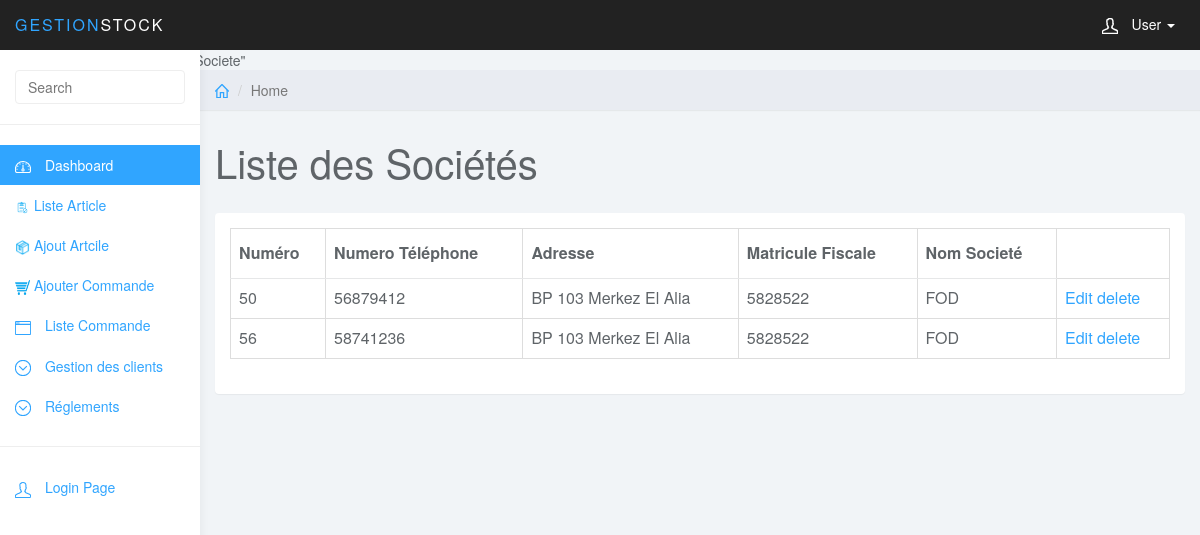
The page /index.controller.php?action=listeSociete&controller=client on the database its author committed.
### tables this page shows
CREATE TABLE `client` (
  `id` int(11) NOT NULL,
  `num_tel` varchar(8) NOT NULL,
  `adr_client` varchar(50) NOT NULL,
  `type_id` char(1) NOT NULL,
  `mat_fiscale` varchar(10) NOT NULL,
  `mat_client` varchar(8) NOT NULL,
  `nom_client` varchar(20) NOT NULL,
  `prenom_client` varchar(20) NOT NULL
);

### models/client.class.php (called while the page is built, shortened)
<?php
class Client
{
	public function getAll($cnx)
	{
		$query = 'SELECT * FROM client';
		$tab=$cnx->query($query)->fetchAll(PDO::FETCH_OBJ);
		return $tab;
	}
}
?>

### views/client/clientSociete_liste.php (the view, shortened to what this page needs)
<?php include('include/header.php') ?>
	<div class="col-sm-9 col-sm-offset-3 col-lg-10 col-lg-offset-2 main">
		<div class="row">
			<ol class="breadcrumb">
				<li><a href="index.php"><svg class="glyph stroked home"><use xlink:href="#stroked-home"></use></svg></a></li>
				<li class="active">Home</li>
			</ol>
		</div>
		<div class="row">
			<div class="col-lg-12">
				<h1 class="page-header">Liste des Sociétés</h1>
			</div>
		</div>
		<div class="row">
			<div class="col-lg-12">
				<div class="panel panel-default">
					<div class="panel-body">
						<table class="table table-bordered"    data-sort-name="name" data-sort-order="desc">
						    <thead>
								 <tr>
								   <th>Numéro</th>
								   <th>Numero Téléphone</th>
								   <th>Adresse</th>
								   <th>Matricule Fiscale</th>
								   <th>Nom Societé</th>
								 </tr>
							</thead>
							<?php foreach ($res as $client) {
							if($client->type_id=="1"){  ?>
							<tr>
							<td><?php echo $client->id; ?></td>
							<td><?php echo $client->num_tel; ?></td>
							<td><?php echo $client->adr_client; ?></td>
							<td><?php echo $client->mat_fiscale; ?></td>
							<td><?php echo $client->nom_client; ?></td>
							<td>
							<a href="index.controller.php?controller=client&action=showEdit&id=<?php echo $client->id; ?>">Edit</a>
							<a href="index.controller.php?controller=client&action=suppSociete&id=<?php echo $client->id; ?>"> delete</a>
							</td>
							</tr>
								<?php }}?>
						</table>
					</div>
				</div>
			</div>
		</div>
	</div>

### css/styles.css (style rules this page uses)
body { background: #f1f4f7; padding-top: 50px; color: #5f6468; }
a, a:hover, a:focus { color: #30a5ff; }
h1, h2, h3, h4, h5, h6 { color: #5f6468; }
h1 { font-weight: 300; font-size: 40px; }
.panel { border: 0; }
.breadcrumb { border-radius: 0; padding: 10px 15px; background: #e9ecf2; box-shadow: 0 1px 1px rgba(0, 0, 0, .05); margin: 0 ; }
h1.page-header { margin-top: 30px; border-bottom: 0; }
.table { background: #fff; }
.table>thead>tr>th { border-bottom: 1px solid #e6e7e8; vertical-align: middle; height: 50px; }
.breadcrumb .glyph { height: 14px; width: 14px; margin: -2px 0 0 0; stroke-width: 4px; }

### rows shown on the page
client: id "50", num_tel "56879412", adr_client "BP 103 Merkez El Alia", mat_fiscale "5828522", nom_client "FOD"
client: id "56", num_tel "58741236", adr_client "BP 103 Merkez El Alia", mat_fiscale "5828522", nom_client "FOD"
